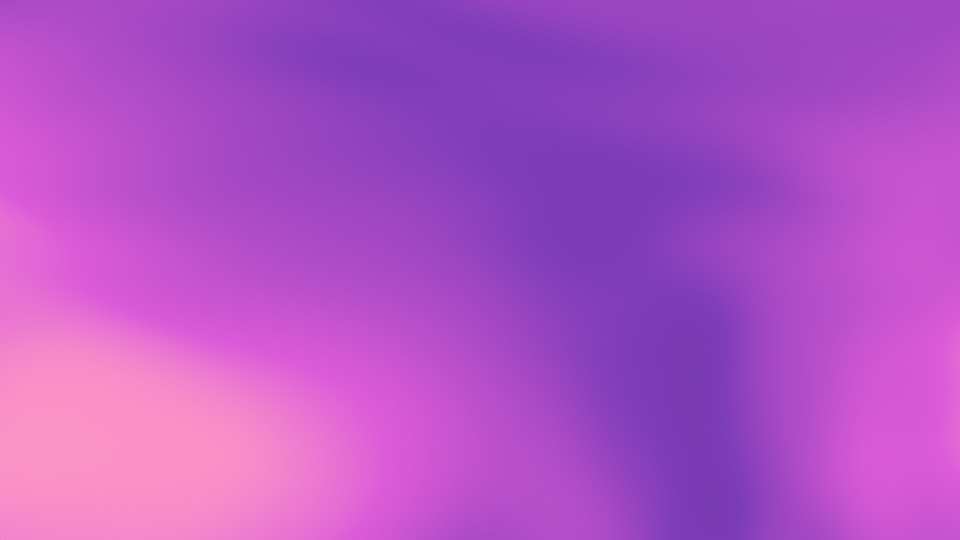
#> input picture renders/bg_test.png, 960 x 540 px, given in place of logo_mark.png, which was not available
$ python ui.py
#> lines starting #> are read from the running program, lines starting #| are printed output that depends on the picture; after the words box and inside, x2 and y2 are one past the last pixel; in counts of white or black regions, pixels touching at a corner belong together
"""Screen artwork for beats 5 and 6.

Both are flat graphics that later get mapped onto 3D: the file manager onto
the laptop screen, the lock screen onto the phone. Drawing them here rather
than in Blender keeps them crisp and editable, and costs no GPU time while
Cycles is busy.

The reference's laptop UI leans on a big image thumbnail. Ours leans on the
numbers instead, because the size drop IS the product - it is what the whole
piece has been building toward since "Files / Too / Big?".
"""
from PIL import Image, ImageDraw, ImageFont, ImageFilter

F = "/Users/ariga/Library/Fonts/Satoshi-%s.otf"
MARK = "/private/tmp/claude-501/-Users-ariga-Documents/019cd3fd-0ae7-43c6-90b7-f122889b1e47/scratchpad/logo_mark.png"
OUT = "/Users/ariga/Documents/skwizy/renders/ui"

BLUE = (43, 92, 255)
GREEN = (44, 206, 126)


def font(weight, size):
    return ImageFont.truetype(F % weight, size)


def mark(size, tint=None):
#> called with size = 30
    m = Image.open(MARK).convert("RGBA")
#> m is the input picture: PIL image 960x540 RGBA; mean R, G, B, A 177.6, 81.7, 198, 255
    m = m.resize((size, int(size * m.height / m.width)), Image.LANCZOS)
#> m: PIL image 30x16 RGBA
    if tint:
        solid = Image.new("RGBA", m.size, tint + (255,))
        solid.putalpha(m.split()[3])
        return solid
    return m


# ---------------------------------------------------------------- palette
BG       = (9, 9, 11)
PANEL    = (17, 17, 20)
PANEL_IN = (22, 22, 26)
LINE     = (33, 33, 38)
TXT      = (244, 245, 248)
DIM      = (138, 140, 152)
FAINT    = (104, 106, 118)
VIOLET   = (124, 92, 255)
TEAL     = (20, 184, 166)
AMBER    = (249, 141, 48)
RED      = (239, 80, 80)


# ---------------------------------------------------------------- glyphs
# Drawn, not stood in for. Plain squares read as unfinished and tell the
# viewer nothing - a sidebar's icons have to say what their rows mean.
def _ln(d, pts, c, w=2):
    d.line(pts, fill=c, width=w, joint="curve")


def g_dash(d, x, y, s, c):
    d.ellipse([x + s * .06, y + s * .06, x + s * .94, y + s * .94],
              outline=c, width=2)
    d.pieslice([x + s * .06, y + s * .06, x + s * .94, y + s * .94],
               -90, 20, fill=c)


def g_folder(d, x, y, s, c):
    _ln(d, [(x, y + s * .22), (x + s * .38, y + s * .22),
            (x + s * .48, y + s * .36), (x + s, y + s * .36)], c)
    d.rounded_rectangle([x, y + s * .22, x + s, y + s * .92], s * .12,
                        outline=c, width=2)


def g_image(d, x, y, s, c):
    d.rounded_rectangle([x, y + s * .18, x + s, y + s * .9], s * .12,
                        outline=c, width=2)
    d.ellipse([x + s * .18, y + s * .34, x + s * .34, y + s * .5],
              outline=c, width=2)
    _ln(d, [(x + s * .1, y + s * .82), (x + s * .42, y + s * .54),
            (x + s * .66, y + s * .74), (x + s * .8, y + s * .62),
            (x + s, y + s * .8)], c)


def g_video(d, x, y, s, c):
    d.rounded_rectangle([x, y + s * .22, x + s * .7, y + s * .88], s * .12,
                        outline=c, width=2)
    _ln(d, [(x + s * .78, y + s * .38), (x + s, y + s * .26),
            (x + s, y + s * .84), (x + s * .78, y + s * .72)], c)


def g_archive(d, x, y, s, c):
    d.rounded_rectangle([x, y + s * .2, x + s, y + s * .44], s * .08,
                        outline=c, width=2)
    d.rounded_rectangle([x + s * .08, y + s * .44, x + s * .92, y + s * .9],
                        s * .08, outline=c, width=2)
    _ln(d, [(x + s * .4, y + s * .62), (x + s * .6, y + s * .62)], c)


def g_share(d, x, y, s, c):
    r = s * .13
    for cx, cy in ((x + s * .82, y + s * .24), (x + s * .82, y + s * .84),
                   (x + s * .14, y + s * .54)):
        d.ellipse([cx - r, cy - r, cx + r, cy + r], outline=c, width=2)
    _ln(d, [(x + s * .26, y + s * .46), (x + s * .7, y + s * .3)], c)
    _ln(d, [(x + s * .26, y + s * .62), (x + s * .7, y + s * .78)], c)


def g_compress(d, x, y, s, c):
    """Arrows driven inward onto a centre line - the app's own idea, and the
    logo's. The tips must stop short of the bar or it reads as an asterisk."""
    _ln(d, [(x + s * .5, y + s * .2), (x + s * .5, y + s * .88)], c, 2)
    for sign, edge in ((1, x), (-1, x + s)):
        tip = edge + sign * s * .36
        _ln(d, [(edge + sign * s * .02, y + s * .54), (tip, y + s * .54)], c)
        _ln(d, [(tip - sign * s * .15, y + s * .41), (tip, y + s * .54),
                (tip - sign * s * .15, y + s * .67)], c)


def g_queue(d, x, y, s, c):
    for i, w in enumerate((1.0, .74, .48)):
        _ln(d, [(x + s * .06, y + s * (.28 + i * .24)),
                (x + s * .06 + s * .88 * w, y + s * (.28 + i * .24))], c)


def g_sliders(d, x, y, s, c):
    for fy, kx in ((.28, .66), (.54, .36), (.8, .72)):
        _ln(d, [(x + s * .06, y + s * fy), (x + s * .94, y + s * fy)], c)
        d.ellipse([x + s * kx - s * .1, y + s * fy - s * .1,
                   x + s * kx + s * .1, y + s * fy + s * .1],
                  fill=PANEL, outline=c, width=2)


def g_bolt(d, x, y, s, c):
    d.polygon([(x + s * .58, y + s * .08), (x + s * .2, y + s * .56),
               (x + s * .46, y + s * .56), (x + s * .4, y + s * .94),
               (x + s * .8, y + s * .44), (x + s * .52, y + s * .44)],
              outline=c, width=2)


def g_chart(d, x, y, s, c):
    _ln(d, [(x + s * .08, y + s * .88), (x + s * .08, y + s * .1)], c)
    _ln(d, [(x + s * .08, y + s * .88), (x + s * .94, y + s * .88)], c)
    _ln(d, [(x + s * .22, y + s * .7), (x + s * .44, y + s * .44),
            (x + s * .62, y + s * .58), (x + s * .88, y + s * .24)], c)


# [5 lines left out: function g_clock, not called in this run]


def g_search(d, x, y, s, c):
    d.ellipse([x + s * .08, y + s * .16, x + s * .72, y + s * .8],
              outline=c, width=2)
    _ln(d, [(x + s * .68, y + s * .76), (x + s * .94, y + s * .96)], c)


def g_plus(d, x, y, s, c, w=2):
    _ln(d, [(x + s * .5, y + s * .14), (x + s * .5, y + s * .86)], c, w)
    _ln(d, [(x + s * .14, y + s * .5), (x + s * .86, y + s * .5)], c, w)


def g_db(d, x, y, s, c):
    d.ellipse([x + s * .08, y + s * .1, x + s * .92, y + s * .34],
              outline=c, width=2)
    _ln(d, [(x + s * .08, y + s * .22), (x + s * .08, y + s * .74)], c)
    _ln(d, [(x + s * .92, y + s * .22), (x + s * .92, y + s * .74)], c)
    d.arc([x + s * .08, y + s * .62, x + s * .92, y + s * .86], 0, 180,
          fill=c, width=2)


def card(d, box, r=18, fill=PANEL, line=LINE):
    d.rounded_rectangle(box, r, fill=fill, outline=line, width=2)


# ---------------------------------------------------------------- laptop
def screen(path=OUT + "/screen.png"):
    """A dashboard, not a file list.

    The reference this is built against earns its polish from a few things:
    everything sits in a bordered card, the sidebar is grouped under quiet
    uppercase section labels, numbers come with a coloured delta against last
    month, and there is real chart colour rather than one accent. The content
    is Skwizy's own - what a compression tool would actually report.
    """
    W, H = 1920, 1280
    im = Image.new("RGB", (W, H), BG)
    d = ImageDraw.Draw(im, "RGBA")

    SIDE = 420
    d.rectangle([0, 0, SIDE, H], fill=(13, 13, 15))
    d.line([SIDE, 0, SIDE, H], fill=LINE, width=2)

    # ---- sidebar
    im.paste(mark(30), (36, 40), mark(30))
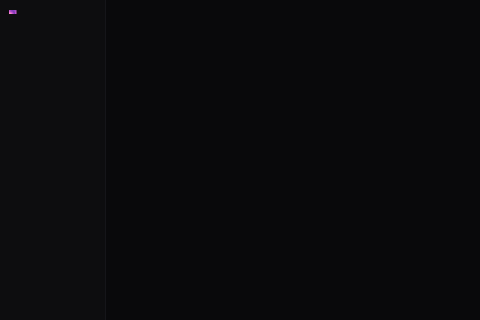
#> im: PIL image 1920x1280 RGB (shown at 1/4 size); mean R, G, B 9.9, 9.9, 11.9
    d.text((80, 42), "Skwizy", font=font("Bold", 27), fill=TXT)
    d.rounded_rectangle([SIDE - 72, 40, SIDE - 36, 70], 8, outline=LINE, width=2)
    _ln(d, [(SIDE - 58, 42), (SIDE - 58, 68)], LINE)

    card(d, [34, 100, SIDE - 34, 156], 13, (22, 22, 26), (38, 38, 44))
    g_search(d, 54, 116, 22, FAINT)
    d.text((90, 128), "Search", font=font("Regular", 21), fill=FAINT, anchor="lm")
    d.rounded_rectangle([SIDE - 76, 112, SIDE - 46, 144], 8, fill=(38, 38, 44))
    d.text((SIDE - 61, 128), "K", font=font("Medium", 17), fill=DIM, anchor="mm")

    y = 182
    d.rounded_rectangle([30, y, SIDE - 30, y + 52], 12, fill=(18, 34, 86))
    g_dash(d, 52, y + 14, 24, BLUE)
    d.text((94, y + 26), "Dashboard", font=font("Bold", 22), fill=BLUE,
           anchor="lm")
    y += 76

    groups = [
        ("FILES", [("All files", g_folder), ("Images", g_image),
                   ("Video", g_video), ("Archives", g_archive)]),
        ("COMPRESS", [("Queue", g_queue), ("Presets", g_sliders),
                      ("Batch jobs", g_compress)]),
        ("TOOLS", [("Automations", g_bolt), ("Analytics", g_chart),
                   ("Shared", g_share)]),
    ]
    for title, items in groups:
        d.text((40, y), title, font=font("Bold", 15), fill=(96, 98, 110))
        y += 34
        for label, gl in items:
            gl(d, 44, y + 4, 23, (156, 158, 172))
            d.text((94, y + 16), label, font=font("Medium", 22),
                   fill=(186, 188, 202), anchor="lm")
            y += 50
        y += 22
#> after the loop, y = 926

    cy = H - 212
    card(d, [30, cy, SIDE - 30, cy + 170], 16, (22, 22, 26), (36, 36, 42))
    g_db(d, 54, cy + 26, 22, GREEN)
    d.text((88, cy + 37), "Saved this month", font=font("Medium", 19),
           fill=DIM, anchor="lm")
    d.text((54, cy + 62), "14.2 GB", font=font("Bold", 40), fill=TXT)
    bx0, bx1, by = 54, SIDE - 54, cy + 124
    d.rounded_rectangle([bx0, by, bx1, by + 10], 5, fill=(44, 44, 54))
    d.rounded_rectangle([bx0, by, bx0 + (bx1 - bx0) * .68, by + 10], 5,
                        fill=GREEN)
    d.text((bx0, by + 22), "68% of your plan reclaimed",
           font=font("Regular", 16), fill=FAINT)

    # ---- top bar
    d.text((SIDE + 54, 48), "Dashboard", font=font("Bold", 26), fill=TXT)
    d.line([SIDE, 110, W, 110], fill=LINE, width=2)

    X = SIDE + 54
    RIGHT = W - 54

    d.text((X, 160), "Welcome back, Aristote!", font=font("Bold", 46), fill=TXT)
    pre = "Today you compressed "
    d.text((X, 232), pre, font=font("Medium", 24), fill=DIM)
    px = X + d.textlength(pre, font=font("Medium", 24))
#> px = 756
    for txt, col in ((" 7 files", BLUE), (", saved ", DIM), ("6.9 GB", GREEN)):
        d.text((px, 232), txt, font=font("Bold", 24) if col != DIM
               else font("Medium", 24), fill=col)
        px += d.textlength(txt, font=font("Bold", 24) if col != DIM
                           else font("Medium", 24))
#> this loop made 3 passes
#> px on passes 1 to 3: 835.6, 929.9, 1010.7
#> after the loop, px = 1010.7

    # ---- KPI row
    kpis = [
        ("Storage Saved", "14.2 GB", "+18.4%", "vs last month", GREEN, BLUE, g_db),
        ("Files Compressed", "1,284", "+12% (137)", "vs last month", GREEN,
         VIOLET, g_compress),
        ("Avg. Reduction", "92.3%", "+3.1%", "vs last month", GREEN, TEAL,
         g_chart),
    ]
    kx, kw, kh, ky = X, (RIGHT - X - 2 * 26) // 3, 200, 292
    for title, value, delta, note, dcol, icol, gl in kpis:
        card(d, [kx, ky, kx + kw, ky + kh])
        d.rounded_rectangle([kx + 26, ky + 26, kx + 64, ky + 64], 10, fill=icol)
        gl(d, kx + 35, ky + 35, 20, (255, 255, 255))
        d.text((kx + 78, ky + 45), title, font=font("Medium", 22), fill=TXT,
               anchor="lm")
        # the inner card has to clear the delta line - at kh 196 the
        # "vs last month" row sat on its bottom border
        card(d, [kx + 20, ky + 86, kx + kw - 20, ky + kh - 18], 13, PANEL_IN,
             (30, 30, 36))
        d.text((kx + 44, ky + 98), value, font=font("Bold", 46), fill=TXT)
        d.text((kx + 44, ky + 152), delta, font=font("Bold", 20), fill=dcol)
        d.text((kx + 44 + d.textlength(delta, font=font("Bold", 20)) + 14,
                ky + 154), note, font=font("Regular", 18), fill=FAINT)
        kx += kw + 26
#> after the loop, kx = 1890

    # ---- charts
    gy, gh = 520, 440
    dw = 700
    card(d, [X, gy, X + dw, gy + gh])
    g_compress(d, X + 28, gy + 26, 24, DIM)
    d.text((X + 66, gy + 38), "Savings by file type", font=font("Bold", 24),
           fill=TXT, anchor="lm")

    segs = [("Video", 3.2, BLUE), ("Images", 2.1, VIOLET),
            ("Documents", 1.4, TEAL), ("Archives", 0.8, GREEN)]
    total = sum(v for _, v, _ in segs)
    cxy = (X + 46, gy + 92, X + 46 + 236, gy + 92 + 236)
    ang = -90
    for _, v, col in segs:
        sweep = 360 * v / total
        d.arc(cxy, ang + 2, ang + sweep - 2, fill=col, width=26)
        ang += sweep
#> after the loop, ang = 270
    ccx, ccy = (cxy[0] + cxy[2]) / 2, (cxy[1] + cxy[3]) / 2
#> ccx = 638; ccy = 730
    d.text((ccx, ccy - 16), "7.5 GB", font=font("Bold", 42), fill=TXT,
           anchor="mm")
    d.text((ccx, ccy + 26), "total saved", font=font("Regular", 19), fill=FAINT,
           anchor="mm")

    ly = gy + 104
    for label, v, col in segs:
        d.rounded_rectangle([X + 332, ly, X + 338, ly + 28], 3, fill=col)
        d.text((X + 358, ly + 14), label, font=font("Medium", 23), fill=TXT,
               anchor="lm")
        d.text((X + dw - 32, ly + 14), f"{v:.1f} GB", font=font("Bold", 23),
               fill=DIM, anchor="rm")
        ly += 56
#> after the loop, ly = 848

    card(d, [X + 332, gy + gh - 86, X + dw - 28, gy + gh - 26], 13, PANEL_IN,
         (30, 30, 36))
    d.text(((X + 332 + X + dw - 28) / 2, gy + gh - 56), "More details",
           font=font("Medium", 22), fill=TXT, anchor="mm")

    # ---- flow panel
    fx = X + dw + 26
    card(d, [fx, gy, RIGHT, gy + gh])
    g_chart(d, fx + 28, gy + 26, 24, DIM)
    d.text((fx + 66, gy + 38), "Data reduced", font=font("Bold", 24), fill=TXT,
           anchor="lm")
    d.text((fx + 28, gy + 84), "6.9 TB", font=font("Bold", 52), fill=TXT)
    d.text((fx + 28, gy + 150), "Total reduced (last 6 months)",
           font=font("Regular", 20), fill=FAINT)

    card(d, [fx + 24, gy + 196, RIGHT - 24, gy + gh - 28], 14, PANEL_IN,
         (30, 30, 36))
    d.text((fx + 50, gy + 222), "Best performing month", font=font("Bold", 23),
           fill=TXT)
    for i, line in enumerate(("March reduced the most data in the",
                              "last 6 months, at 1.6 TB")):
        d.text((fx + 50, gy + 262 + i * 30), line, font=font("Regular", 20),
               fill=DIM)
    bw, bx = 10, fx + 50
    import math
    for i in range(34):
        hgt = 56 * (0.42 + 0.58 * abs(math.sin(i * 0.46)))
        on = i < 24
        d.rounded_rectangle([bx, gy + gh - 70 - hgt, bx + bw, gy + gh - 70], 3,
                            fill=BLUE if on else (48, 48, 56))
        bx += bw + 6
#> after the loop, bx = 1794

    # ---- table
    # The panel runs off the bottom of the viewport rather than closing with a
    # border, which is what the reference does: a dashboard's last table is
    # always mid-scroll, and a tidy bottom edge would read as an empty page.
    ty = 962
    card(d, [X, ty, RIGHT, H + 60])
    g_folder(d, X + 28, ty + 26, 24, DIM)
    d.text((X + 66, ty + 38), "Recent files", font=font("Bold", 24), fill=TXT,
           anchor="lm")
    card(d, [RIGHT - 230, ty + 20, RIGHT - 24, ty + 62], 11, PANEL_IN,
         (34, 34, 40))
    g_search(d, RIGHT - 210, ty + 32, 18, FAINT)
    d.text((RIGHT - 180, ty + 41), "Search files", font=font("Regular", 18),
           fill=FAINT, anchor="lm")

    cols = (X + 92, X + 980, X + 1130, X + 1270)
    hdr = ty + 92
    for label, cx, an in (("Name", cols[0], "la"), ("Before", cols[1], "ra"),
                          ("After", cols[2], "ra"), ("Saved", cols[3], "ma")):
        d.text((cx, hdr), label, font=font("Medium", 18), fill=FAINT, anchor=an)
    d.line([X + 28, hdr + 34, RIGHT - 28, hdr + 34], fill=LINE, width=2)

    TYPES = {"zip": BLUE, "mov": (120, 200, 255), "psd": VIOLET,
             "pdf": (255, 112, 96), "mp4": TEAL}
    rows = [("Project_Final.zip", "2.4 GB", "180 MB", "92%"),
            ("Sizzle_master.mov", "1.8 GB", "142 MB", "92%"),
            ("Cover_art.psd", "412 MB", "31 MB", "92%")]
    ry = hdr + 44
    for name, before, after, saved in rows:
        ext = name.rsplit(".", 1)[-1]
        col = TYPES.get(ext, DIM)
        d.rounded_rectangle([X + 28, ry + 10, X + 52, ry + 34], 6,
                            outline=(62, 62, 72), width=2)
        d.rounded_rectangle([cols[0] - 20, ry + 4, cols[0] + 24, ry + 48], 11,
                            fill=(col[0] // 5, col[1] // 5, col[2] // 5))
        d.text((cols[0] + 2, ry + 26), ext.upper(), font=font("Bold", 14),
               fill=col, anchor="mm")
        d.text((cols[0] + 44, ry + 26), name, font=font("Medium", 23), fill=TXT,
               anchor="lm")
        d.text((cols[1], ry + 26), before, font=font("Medium", 22), fill=FAINT,
               anchor="rm")
        d.text((cols[2], ry + 26), after, font=font("Bold", 22), fill=TXT,
               anchor="rm")
        bw2 = d.textlength(saved, font=font("Bold", 19)) + 30
        d.rounded_rectangle([cols[3] - bw2 / 2, ry + 7, cols[3] + bw2 / 2,
                             ry + 45], 19, fill=(16, 54, 38))
        d.text((cols[3], ry + 26), saved, font=font("Bold", 19), fill=GREEN,
               anchor="mm")
        ry += 62
#> after the loop, ry = 1284

    im.save(path)
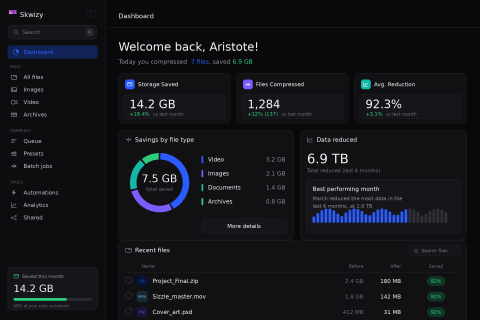
#> saved as screen.png: PIL image 1920x1280 RGB (shown at 1/4 size); mean R, G, B 19.6, 20.9, 25.7
    return path


# ---------------------------------------------------------------- phone
def phone(path=OUT + "/phone.png"):
    W, H = 1179, 2556
    im = Image.new("RGB", (W, H), (10, 14, 44))
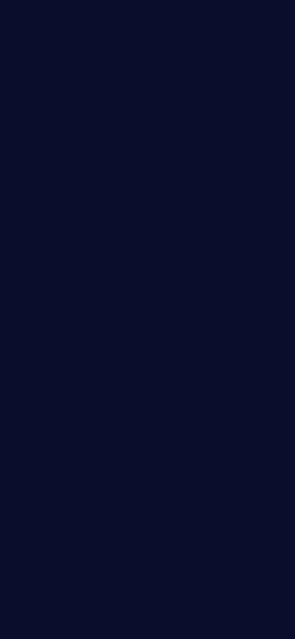
#> im: PIL image 1179x2556 RGB (shown at 1/4 size); mean R, G, B 10, 14, 44
    d = ImageDraw.Draw(im, "RGBA")

    # wallpaper: soft blobs, blurred, in the piece's own palette
    for box, col in (((-300, 900, 820, 2100), (38, 86, 230)),
                     ((420, 1500, 1500, 2700), (26, 170, 150)),
                     ((120, 260, 1100, 1250), (22, 40, 120))):
        d.ellipse(box, fill=col)
    im = im.filter(ImageFilter.GaussianBlur(190))
    d = ImageDraw.Draw(im, "RGBA")

    d.text((96, 150), "9:41", font=font("Bold", 50), fill=(255, 255, 255))
    for i, w in enumerate((8, 14, 20, 26)):
        d.rounded_rectangle([900 + i * 22, 196 - w, 912 + i * 22, 196], 3,
                            fill=(255, 255, 255, 230))
    d.rounded_rectangle([1010, 170, 1086, 196], 7,
                        outline=(255, 255, 255, 200), width=3)
    d.rounded_rectangle([1015, 175, 1070, 191], 4, fill=(255, 255, 255, 230))

    # notification: real glass, not a flat panel - blur what is behind it
    nx, ny, nw, nh = 64, 470, W - 128, 300
    card = im.crop((nx, ny, nx + nw, ny + nh)).filter(
        ImageFilter.GaussianBlur(26))
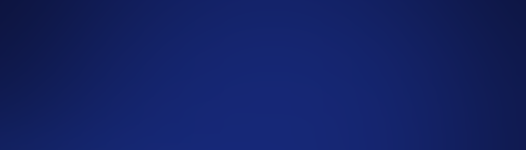
#> card: PIL image 1051x300 RGB (shown at 1/2 size); mean R, G, B 18.9, 33.3, 100
    veil = Image.new("RGBA", (nw, nh), (255, 255, 255, 46))
    card = Image.alpha_composite(card.convert("RGBA"), veil)
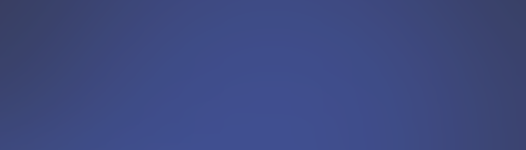
#> card: PIL image 1051x300 RGBA (shown at 1/2 size); mean R, G, B, A 61.4, 73.3, 128, 255
    rounded = Image.new("L", (nw, nh), 0)
#> rounded: PIL image 1051x300 L; every value is 0
    ImageDraw.Draw(rounded).rounded_rectangle([0, 0, nw, nh], 58, fill=255)
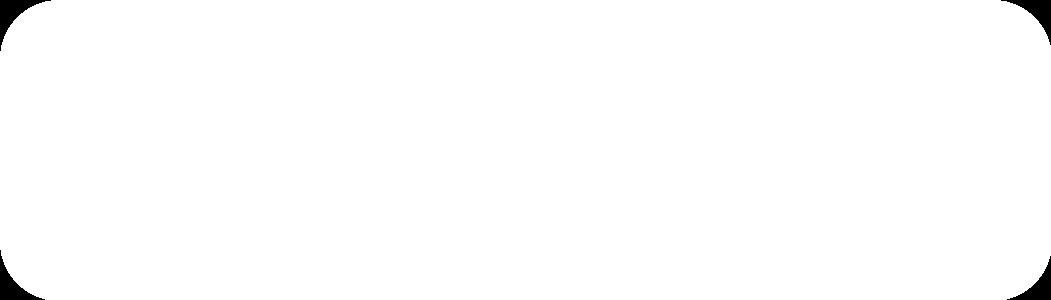
#> rounded: PIL image 1051x300 L; 99.1% white; 4 black regions, box (x1, y1, x2, y2) and area: (0, 0, 51, 51) 739, (1001, 0, 1051, 45) 688, (0, 250, 45, 300) 688, (1007, 256, 1051, 300) 638
    im.paste(card, (nx, ny), rounded)
    d.rounded_rectangle([nx, ny, nx + nw, ny + nh], 58,
                        outline=(255, 255, 255, 58), width=2)

    ix, iy, isz = nx + 44, ny + 48, 124
    d.rounded_rectangle([ix, iy, ix + isz, iy + isz], 30,
                        fill=(255, 255, 255))
    m = mark(84, BLUE)
    im.paste(m, (ix + 20, iy + 22), m)

    d.text((ix + isz + 36, iy + 6), "Skwizy", font=font("Bold", 42),
           fill=(255, 255, 255))
    d.text((nx + nw - 44, iy + 12), "now", font=font("Medium", 32),
           fill=(226, 230, 245), anchor="ra")
    for i, line in enumerate(("Your files are compressed and",
                              "ready to share")):
        d.text((ix + isz + 36, iy + 68 + i * 46), line,
               font=font("Regular", 36), fill=(244, 246, 255))

    im.save(path)
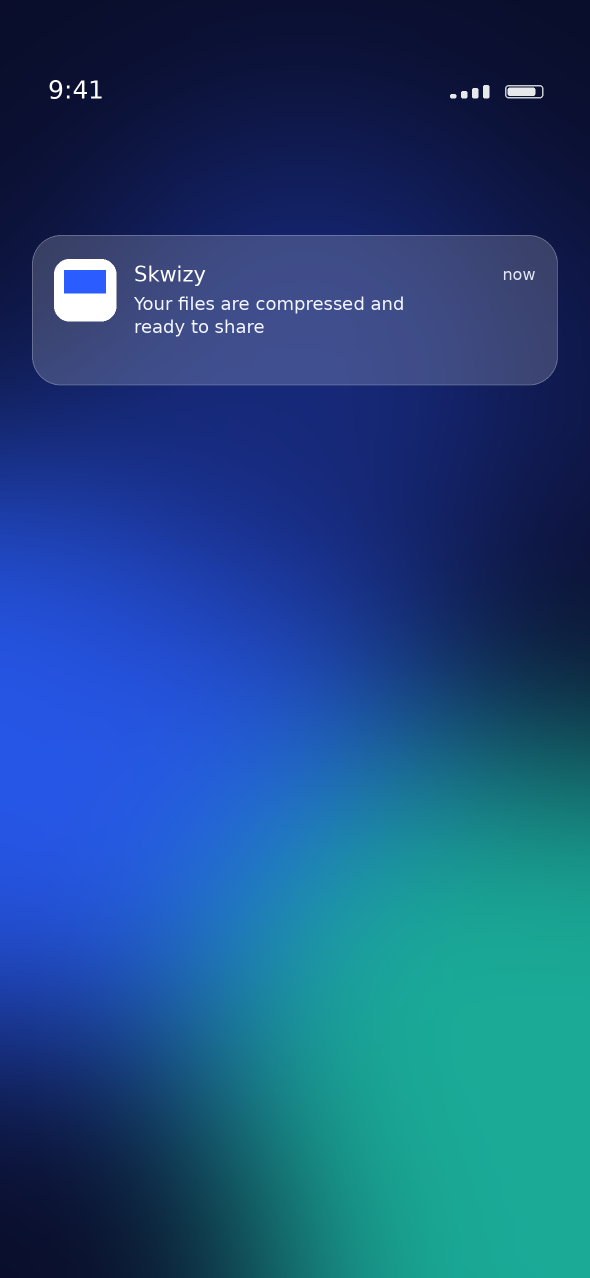
#> saved as phone.png: PIL image 1179x2556 RGB (shown at 1/2 size); mean R, G, B 28.1, 76.3, 128.3
    return path


if __name__ == "__main__":
    import os
    os.makedirs(OUT, exist_ok=True)
    print("SCREEN", screen())
    print("PHONE", phone())
